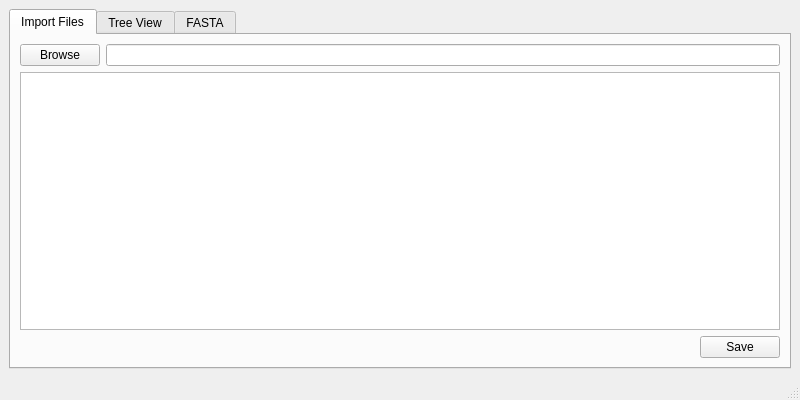
<?xml version="1.0" encoding="UTF-8"?>
<ui version="4.0">
 <class>MainWindow</class>
 <widget class="QMainWindow" name="MainWindow">
  <property name="geometry">
   <rect>
    <x>0</x>
    <y>0</y>
    <width>800</width>
    <height>400</height>
   </rect>
  </property>
  <property name="windowTitle">
   <string>BioPython</string>
  </property>
  <widget class="QWidget" name="centralwidget">
   <layout class="QHBoxLayout" name="horizontalLayout">
    <item>
     <widget class="QTabWidget" name="tabWidget">
      <property name="currentIndex">
       <number>0</number>
      </property>
      <widget class="QWidget" name="tableTab">
       <attribute name="title">
        <string>Import Files</string>
       </attribute>
       <layout class="QGridLayout" name="gridLayout">
        <item row="0" column="0">
         <widget class="QPushButton" name="browseBtn">
          <property name="text">
           <string>Browse</string>
          </property>
         </widget>
        </item>
        <item row="0" column="1" colspan="2">
         <widget class="QLineEdit" name="browseLine"/>
        </item>
        <item row="2" column="2">
         <widget class="QPushButton" name="saveBtn">
          <property name="text">
           <string>Save</string>
          </property>
         </widget>
        </item>
        <item row="1" column="0" colspan="3">
         <widget class="QTreeView" name="tableView"/>
        </item>
        <item row="2" column="1">
         <spacer name="tableTabSpacer">
          <property name="orientation">
           <enum>Qt::Horizontal</enum>
          </property>
          <property name="sizeHint" stdset="0">
           <size>
            <width>40</width>
            <height>20</height>
           </size>
          </property>
         </spacer>
        </item>
       </layout>
      </widget>
      <widget class="QWidget" name="treeTab">
       <attribute name="title">
        <string>Tree View</string>
       </attribute>
       <layout class="QGridLayout" name="gridLayout_2">
        <item row="1" column="4">
         <widget class="QPushButton" name="fastaBtn">
          <property name="text">
           <string>Generate FASTA</string>
          </property>
         </widget>
        </item>
        <item row="1" column="3">
         <widget class="QPushButton" name="gffBtn">
          <property name="text">
           <string>Download GFF</string>
          </property>
         </widget>
        </item>
        <item row="0" column="0">
         <widget class="QFrame" name="pizzaFrame">
          <property name="sizePolicy">
           <sizepolicy hsizetype="Fixed" vsizetype="Preferred">
            <horstretch>0</horstretch>
            <verstretch>0</verstretch>
           </sizepolicy>
          </property>
          <property name="minimumSize">
           <size>
            <width>200</width>
            <height>0</height>
           </size>
          </property>
          <property name="frameShape">
           <enum>QFrame::StyledPanel</enum>
          </property>
          <property name="frameShadow">
           <enum>QFrame::Raised</enum>
          </property>
         </widget>
        </item>
        <item row="0" column="1" colspan="4">
         <widget class="QTreeWidget" name="treeWidget">
          <column>
           <property name="text">
            <string/>
           </property>
          </column>
         </widget>
        </item>
        <item row="1" column="1">
         <spacer name="horizontalSpacer">
          <property name="orientation">
           <enum>Qt::Horizontal</enum>
          </property>
          <property name="sizeHint" stdset="0">
           <size>
            <width>40</width>
            <height>20</height>
           </size>
          </property>
         </spacer>
        </item>
       </layout>
      </widget>
      <widget class="QWidget" name="fastaTab">
       <attribute name="title">
        <string>FASTA</string>
       </attribute>
       <layout class="QHBoxLayout" name="horizontalLayout_2">
        <item>
         <widget class="QTextEdit" name="fastaText"/>
        </item>
       </layout>
      </widget>
     </widget>
    </item>
   </layout>
  </widget>
  <widget class="QMenuBar" name="menubar">
   <property name="geometry">
    <rect>
     <x>0</x>
     <y>0</y>
     <width>800</width>
     <height>20</height>
    </rect>
   </property>
  </widget>
  <widget class="QStatusBar" name="statusbar"/>
 </widget>
 <resources/>
 <connections/>
</ui>
